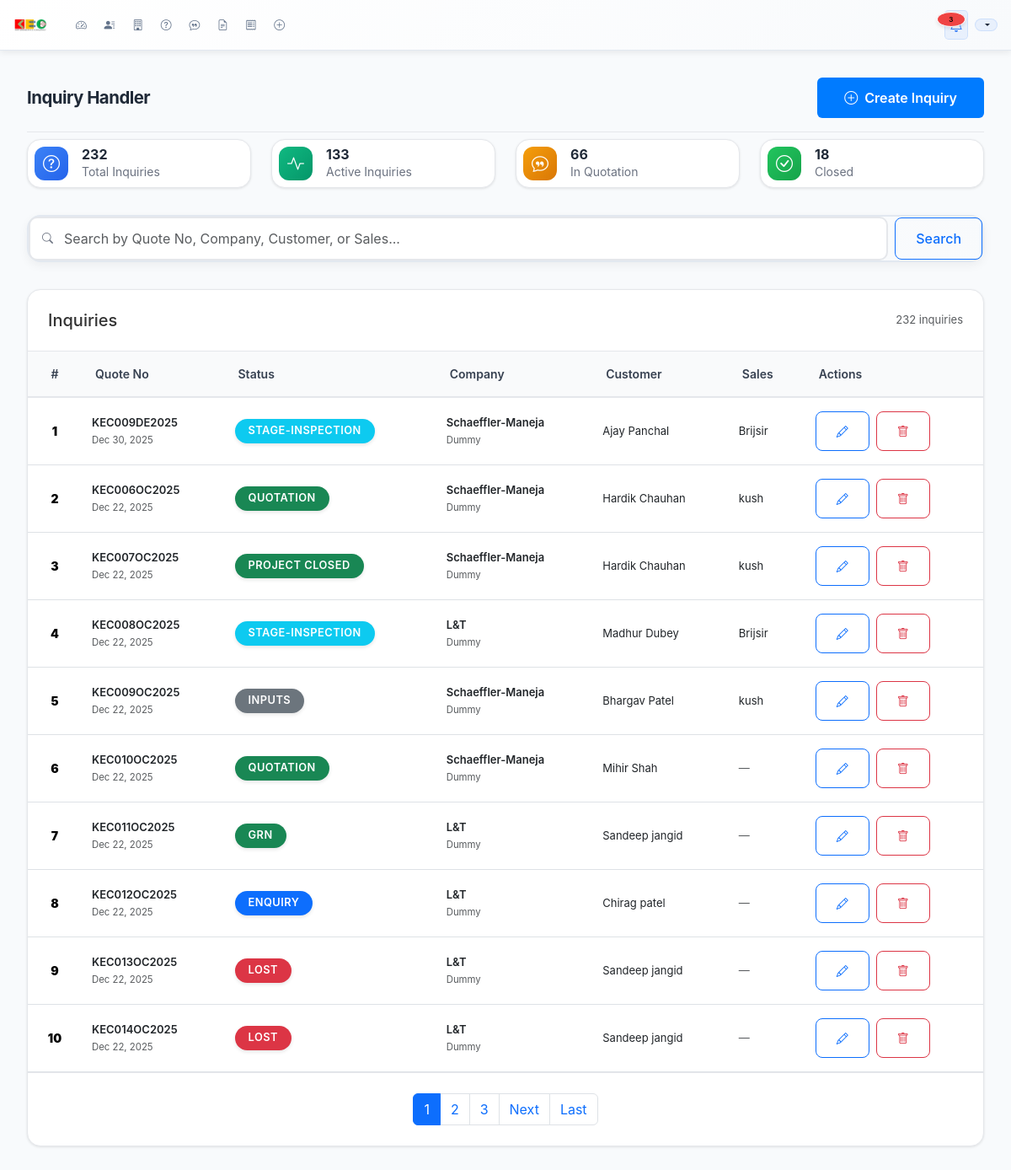
Screenshot of /inquiry-handler/ (signed in) with the database file from the repository.
### dashboard/models.py (models this page shows, shortened)
class InquiryHandler(models.Model):
    STATUS_CHOICES = [
        ('Enquiry', 'Enquiry'),
        ('Inputs', 'Inputs'),
        ('Inspection', 'Inspection'),
        ('Enquiry Hold', 'Enquiry Hold'),
        ('Pending', 'Pending'),
        ('Quotation', 'Quotation'),
        ('Negotiation', 'Negotiation'),
        ('PO-Confirm', 'PO-Confirm'),
        ('PO Hold', 'PO Hold'),
        ('Design', 'Design'),
        ('Design Review', 'Design Review'),
        ('Material Receive', 'Material Receive'),
        ('Manufacturing', 'Manufacturing'),
        ('Stage-Inspection', 'Stage-Inspection'),
        ('Approval', 'Approval'),
        ('Dispatch', 'Dispatch'),
        ('GRN', 'GRN'),
        ('Project Closed', 'Project Closed'),
        ('Lost', 'Lost'),
    ]
    create_id = models.CharField(
        max_length=15,
        unique=True,
        verbose_name="Create ID",
        help_text="Auto-generated ID (e.g., KEC020JY2025)",
        blank=True
    )
    status = models.CharField(
        max_length=20,
        choices=STATUS_CHOICES,
        default='Inputs',
        verbose_name="Status",
        help_text="Select current status"
    )
    opportunity_id = models.CharField(
        max_length=20,
        verbose_name="Opportunity ID",
        help_text="Auto-generated based on status (e.g., eKEC020JY2025)",
        blank=True
    )
    lead_description = models.TextField(
        verbose_name="Lead Description",
        help_text="Enter lead description manually",
        blank=True,
        default=""
    )
    company = models.ForeignKey(
        Contact,
        on_delete=models.CASCADE,
        verbose_name="Company",
        related_name='inquiries',
        help_text="Select company from database"
    )
    customer_name = models.CharField(
        max_length=200,
        verbose_name="Customer Name",
        help_text="Auto-fetched based on company selection",
        blank=True
    )
    quote_no = models.CharField(
        max_length=15,
        verbose_name="Quote Number",
        help_text="Same as Create ID (e.g., KEC020JY2025)",
        blank=True
    )
    date_of_quote = models.DateField(
        verbose_name="Date of Quote",
        help_text="Enter quote date manually"
    )
    remarks = models.TextField(
        blank=True,
        null=True,
        verbose_name="Remarks",
        help_text="Enter remarks manually (optional)"
    )
    ba = models.CharField(
        max_length=100,
        verbose_name="BA (Business Analyst)",
        help_text="Enter BA name manually",
        blank=True,
        null=True
    )
    sales = models.ForeignKey(
        User,
        on_delete=models.SET_NULL,
        null=True,
        blank=True,
        limit_choices_to={'userprofile__roles__contains': 'sales'},
        verbose_name="Sales Person",
        help_text="Select sales person from database"
    )
    next_date = models.DateField(
        blank=True,
        null=True,
        verbose_name="Next Date",
        help_text="Enter next date manually (optional)"
    )
    remarks_add = models.TextField(
        blank=True,
        null=True,
        verbose_name="Additional Supply Remarks",
        help_text="Enter additional supply remarks manually (optional)"
    )
    created_at = models.DateTimeField(auto_now_add=True)
    updated_at = models.DateTimeField(auto_now=True)
    def get_status_class(self):
        status_classes = {
            'Enquiry': 'primary',
            'Pending': 'warning',
            'Inspection': 'info',
            'Inputs': 'secondary',
            'Quotation': 'success',
            'Negotiation': 'warning',
            'Enquiry Hold': 'warning',
            'PO-Confirm': 'success',
            'Design Review': 'info',
            'Manufacturing': 'primary',
            'Stage-Inspection': 'info',
            'Dispatch': 'success',
            'GRN': 'success',
            'Project Closed': 'success',
            'Lost': 'danger',
            'PO Hold': 'warning',
            'Design': 'info',
            'Material Receive': 'primary',
            'Approval': 'warning',
        }
        return status_classes.get(self.status, 'secondary')
    class Meta:
        verbose_name = "Inquiry Handler"
        verbose_name_plural = "Inquiry Handlers"
        ordering = ['-created_at']

class Contact(models.Model):
    contact_name = models.CharField(max_length=200, verbose_name="Client/Contact Name")
    email_1 = models.EmailField(verbose_name="Primary Email Address")
    email_2 = models.EmailField(verbose_name="Secondary Email Address", blank=True, null=True)
    phone_1 = models.CharField(max_length=20, verbose_name="Primary Phone Number")
    phone_2 = models.CharField(max_length=20, verbose_name="Secondary Phone Number", blank=True, null=True)
    phone_3 = models.CharField(max_length=20, verbose_name="Tertiary Phone Number", blank=True, null=True)
    company = models.ForeignKey(Company, on_delete=models.CASCADE, verbose_name="Company")
    location_city = models.CharField(max_length=100, verbose_name="Location (City)", blank=True)
    individual_address = models.TextField(verbose_name="Individual Address")
    customer_name = models.CharField(max_length=200, verbose_name="Customer Name", blank=True, null=True)
    email = models.EmailField(verbose_name="Email Address", blank=True, null=True)  # Legacy field
    plant = models.CharField(max_length=100, verbose_name="Plant Location", blank=True, null=True)
    address = models.TextField(verbose_name="Address", blank=True, null=True)
    created_at = models.DateTimeField(auto_now_add=True)
    updated_at = models.DateTimeField(auto_now=True)
    class Meta:
        verbose_name = "Contact"
        verbose_name_plural = "Contacts"
        ordering = ['-created_at']

class Company(models.Model):
    company_name = models.CharField(max_length=200, verbose_name="Company Name")
    city_1 = models.CharField(max_length=100, verbose_name="Primary City")
    city_2 = models.CharField(max_length=100, verbose_name="Secondary City", blank=True, null=True)
    address_1 = models.TextField(verbose_name="Primary Address")
    address_2 = models.TextField(verbose_name="Secondary Address", blank=True, null=True)
    address_3 = models.TextField(verbose_name="Tertiary Address", blank=True, null=True)
    created_at = models.DateTimeField(auto_now_add=True)
    updated_at = models.DateTimeField(auto_now=True)
    class Meta:
        verbose_name = "Company"
        verbose_name_plural = "Companies"
        ordering = ['company_name', 'city_1']
        unique_together = ['company_name', 'city_1']

### dashboard/views.py (the view, shortened to what this page needs)
# urls.py: path('inquiry-handler/', views.inquiry_handler_management_view, name='inquiry_handler_management'),
@login_required
def inquiry_handler_management_view(request):
    search_query = request.GET.get('search', '')
    inquiries = InquiryHandler.objects.select_related('company').all()
    inquiries = inquiries.order_by('-created_at')
    paginator = Paginator(inquiries, 10)
    page_number = request.GET.get('page')
    page_obj = paginator.get_page(page_number)
    total_inquiries = InquiryHandler.objects.count()
    active_inquiries = InquiryHandler.objects.exclude(status__in=['Lost', 'Project Closed']).count()
    quotation_stage = InquiryHandler.objects.filter(status='Quotation').count()
    closed_inquiries = InquiryHandler.objects.filter(status='Project Closed').count()
    context = {
        'page_obj': page_obj,
        'search_query': search_query,
        'total_inquiries': total_inquiries,
        'active_inquiries': active_inquiries,
        'quotation_stage': quotation_stage,
        'closed_inquiries': closed_inquiries,
    }
    return render(request, 'dashboard/inquiry_handler_management.html', context)

### dashboard/templates/dashboard/inquiry_handler_management.html (shortened to what this page needs)
{% extends 'dashboard/base.html' %}
{% load static %}
{% block body_class %}scrollable-page inquiry-handler-page{% endblock %}
{% block content %}
<div class="user-management-container">
    <div class="page-header">
        <div>
            <h2 class="page-title">Inquiry Handler</h2>
        </div>
        <a href="{% url 'dashboard:inquiry_handler_create' %}" class="btn btn-primary">
            <i class="bi bi-plus-circle me-2"></i>Create Inquiry
        </a>
    </div>
    <div class="stats-row">
        <div class="stat-card">
            <div class="stat-icon" style="background: linear-gradient(135deg, #3b82f6 0%, #2563eb 100%);">
                <i class="bi bi-question-circle"></i>
            </div>
            <div class="stat-content">
                <h3>{{ total_inquiries }}</h3>
                <p>Total Inquiries</p>
            </div>
        </div>
        <div class="stat-card">
            <div class="stat-icon" style="background: linear-gradient(135deg, #10b981 0%, #059669 100%);">
                <i class="bi bi-activity"></i>
            </div>
            <div class="stat-content">
                <h3>{{ active_inquiries }}</h3>
                <p>Active Inquiries</p>
            </div>
        </div>
        <div class="stat-card">
            <div class="stat-icon" style="background: linear-gradient(135deg, #f59e0b 0%, #d97706 100%);">
                <i class="bi bi-chat-quote"></i>
            </div>
            <div class="stat-content">
                <h3>{{ quotation_stage }}</h3>
                <p>In Quotation</p>
            </div>
        </div>
        <div class="stat-card">
            <div class="stat-icon" style="background: linear-gradient(135deg, #22c55e 0%, #16a34a 100%);">
                <i class="bi bi-check-circle"></i>
            </div>
            <div class="stat-content">
                <h3>{{ closed_inquiries }}</h3>
                <p>Closed</p>
            </div>
        </div>
    </div>
    <div class="search-section">
        <div class="d-flex gap-3 align-items-center">
            <form method="GET" class="search-input-group flex-grow-1">
                <i class="bi bi-search"></i>
                <input type="text"
                       name="search"
                       class="form-control"
                       placeholder="Search by Quote No, Company, Customer, or Sales..."
                       value="{{ search_query }}">
                <button type="submit" class="btn btn-outline-primary">Search</button>
            </form>
        </div>
    </div>
    <div class="table-container">
        <div class="table-header">
            <h5 class="mb-0">Inquiries</h5>
            <span class="text-muted">{{ page_obj.paginator.count }} inquir{{ page_obj.paginator.count|pluralize:"y,ies" }}</span>
        </div>
        {% if page_obj %}
            <div class="table-responsive">
                <table class="table table-hover">
                    <thead>
                        <tr>
                            <th>#</th>
                            <th>Quote No</th>
                            <th>Status</th>
                            <th>Company</th>
                            <th>Customer</th>
                            <th>Sales</th>
                            <th>Actions</th>
                        </tr>
                    </thead>
                    <tbody>
                        {% for inquiry in page_obj %}
                            <tr>
                                <td>
                                    <div class="index-number">
                                        <strong>{{ forloop.counter0|add:page_obj.start_index }}</strong>
                                    </div>
                                </td>
                                <td>
                                    <div class="fw-semibold">{{ inquiry.quote_no }}</div>
                                    <small class="text-muted">{{ inquiry.created_at|date:"M d, Y" }}</small>
                                </td>
                                <td>
                                    <span class="badge bg-{{ inquiry.get_status_class }}">{{ inquiry.status }}</span>
                                </td>
                                <td>
                                    <div class="fw-semibold">{{ inquiry.company.company.company_name }}</div>
                                    <small class="text-muted">{{ inquiry.company.location_city }}</small>
                                </td>
                                <td>{{ inquiry.customer_name }}</td>
                                <td>
                                    {% if inquiry.sales %}
                                        {{ inquiry.sales.get_full_name|default:inquiry.sales.username }}
                                    {% else %}
                                        <span class="text-muted">—</span>
                                    {% endif %}
                                </td>
                                <td>
                                    <div class="action-buttons">
                                        <a href="{% url 'dashboard:inquiry_handler_edit' inquiry.id %}" class="btn btn-sm btn-outline-primary" title="Edit">
                                            <i class="bi bi-pencil"></i>
                                        </a>
                                        <a href="{% url 'dashboard:inquiry_handler_delete' inquiry.id %}" class="btn btn-sm btn-outline-danger" title="Delete">
                                            <i class="bi bi-trash"></i>
                                        </a>
                                    </div>
                                </td>
                            </tr>
                        {% endfor %}
                    </tbody>
                </table>
            </div>
            {% if page_obj.has_other_pages %}
                <div class="pagination-container">
                    <nav aria-label="Inquiry pagination">
                        <ul class="pagination justify-content-center mb-0">
                            {% for num in page_obj.paginator.page_range %}
                                {% if page_obj.number == num %}
                                    <li class="page-item active">
                                        <span class="page-link">{{ num }}</span>
                                    </li>
                                {% elif num > page_obj.number|add:'-3' and num < page_obj.number|add:'3' %}
                                    <li class="page-item">
                                        <a class="page-link" href="?page={{ num }}{% if search_query %}&search={{ search_query }}{% endif %}">{{ num }}</a>
                                    </li>
                                {% endif %}
                            {% endfor %}
                            {% if page_obj.has_next %}
                                <li class="page-item">
                                    <a class="page-link" href="?page={{ page_obj.next_page_number }}{% if search_query %}&search={{ search_query }}{% endif %}">Next</a>
                                </li>
                                <li class="page-item">
                                    <a class="page-link" href="?page={{ page_obj.paginator.num_pages }}{% if search_query %}&search={{ search_query }}{% endif %}">Last</a>
                                </li>
                            {% endif %}
                        </ul>
                    </nav>
                </div>
            {% endif %}
        {% endif %}
    </div>
</div>
{% endblock %}

### rows the page displays
InquiryHandler: quote_no "KEC009DE2025", created_at "Dec 30, 2025", status "STAGE-INSPECTION", company.company.company_name "Schaeffler-Maneja", company.location_city "Dummy", customer_name "Ajay Panchal", sales.get_full_name "Brijsir"
InquiryHandler: quote_no "KEC006OC2025", created_at "Dec 22, 2025", status "QUOTATION", company.company.company_name "Schaeffler-Maneja", company.location_city "Dummy", customer_name "Hardik Chauhan", sales.get_full_name "kush"
InquiryHandler: quote_no "KEC007OC2025", created_at "Dec 22, 2025", status "PROJECT CLOSED", company.company.company_name "Schaeffler-Maneja", company.location_city "Dummy", customer_name "Hardik Chauhan", sales.get_full_name "kush"
InquiryHandler: quote_no "KEC008OC2025", created_at "Dec 22, 2025", status "STAGE-INSPECTION", company.company.company_name "L&T", company.location_city "Dummy", customer_name "Madhur Dubey", sales.get_full_name "Brijsir"
InquiryHandler: quote_no "KEC009OC2025", created_at "Dec 22, 2025", status "INPUTS", company.company.company_name "Schaeffler-Maneja", company.location_city "Dummy", customer_name "Bhargav Patel", sales.get_full_name "kush"
InquiryHandler: quote_no "KEC010OC2025", created_at "Dec 22, 2025", status "QUOTATION", company.company.company_name "Schaeffler-Maneja", company.location_city "Dummy", customer_name "Mihir Shah"
InquiryHandler: quote_no "KEC011OC2025", created_at "Dec 22, 2025", status "GRN", company.company.company_name "L&T", company.location_city "Dummy", customer_name "Sandeep jangid"
InquiryHandler: quote_no "KEC012OC2025", created_at "Dec 22, 2025", status "ENQUIRY", company.company.company_name "L&T", company.location_city "Dummy", customer_name "Chirag patel"
InquiryHandler: quote_no "KEC013OC2025", created_at "Dec 22, 2025", status "LOST", company.company.company_name "L&T", company.location_city "Dummy", customer_name "Sandeep jangid"
InquiryHandler: quote_no "KEC014OC2025", created_at "Dec 22, 2025", status "LOST", company.company.company_name "L&T", company.location_city "Dummy", customer_name "Sandeep jangid"

### other values shown
{{ total_inquiries }} "232"
{{ active_inquiries }} "133"
{{ quotation_stage }} "66"
{{ closed_inquiries }} "18"
{{ page_obj.paginator.count }} "232"
{{ num }} "1"
{{ num }} "2" "3"
